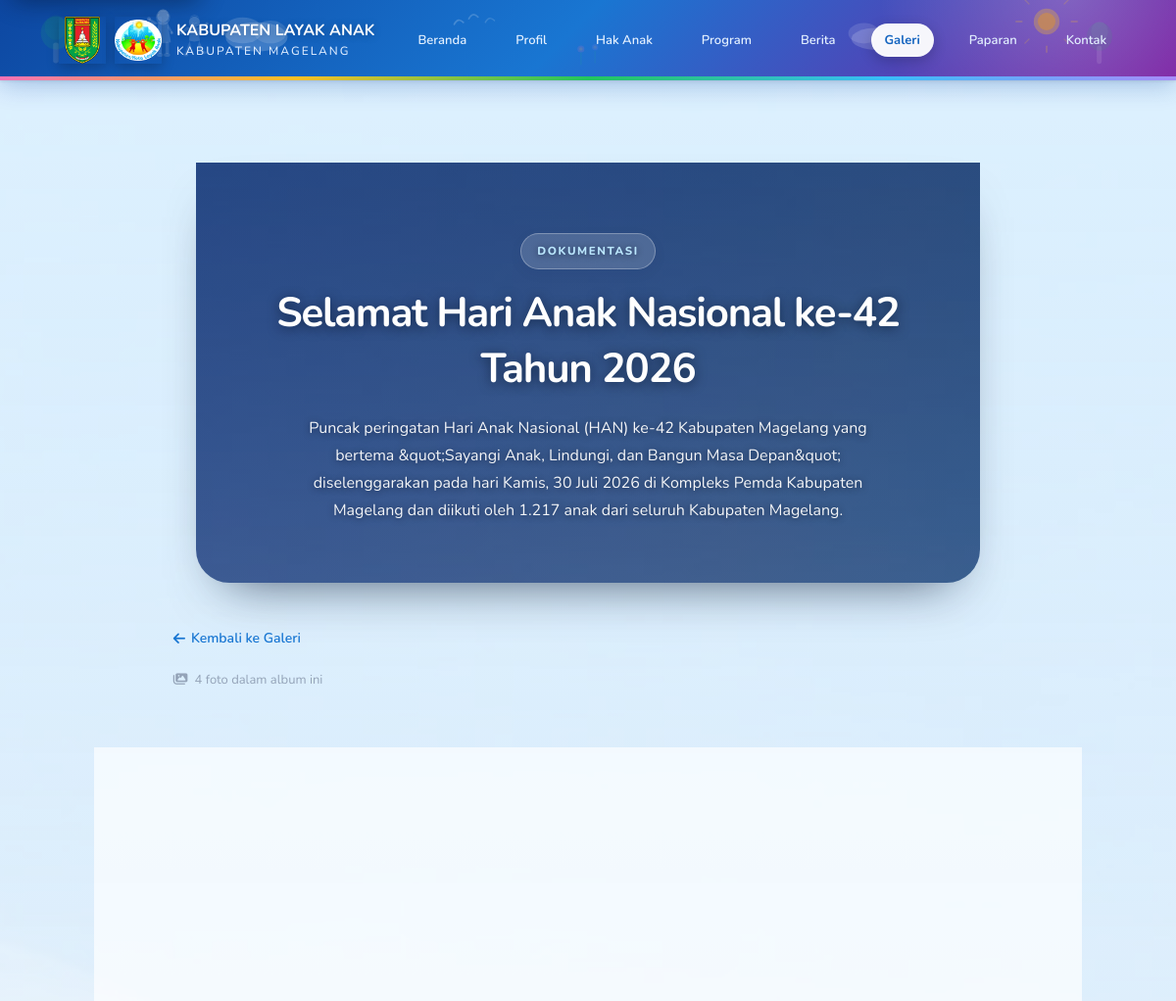
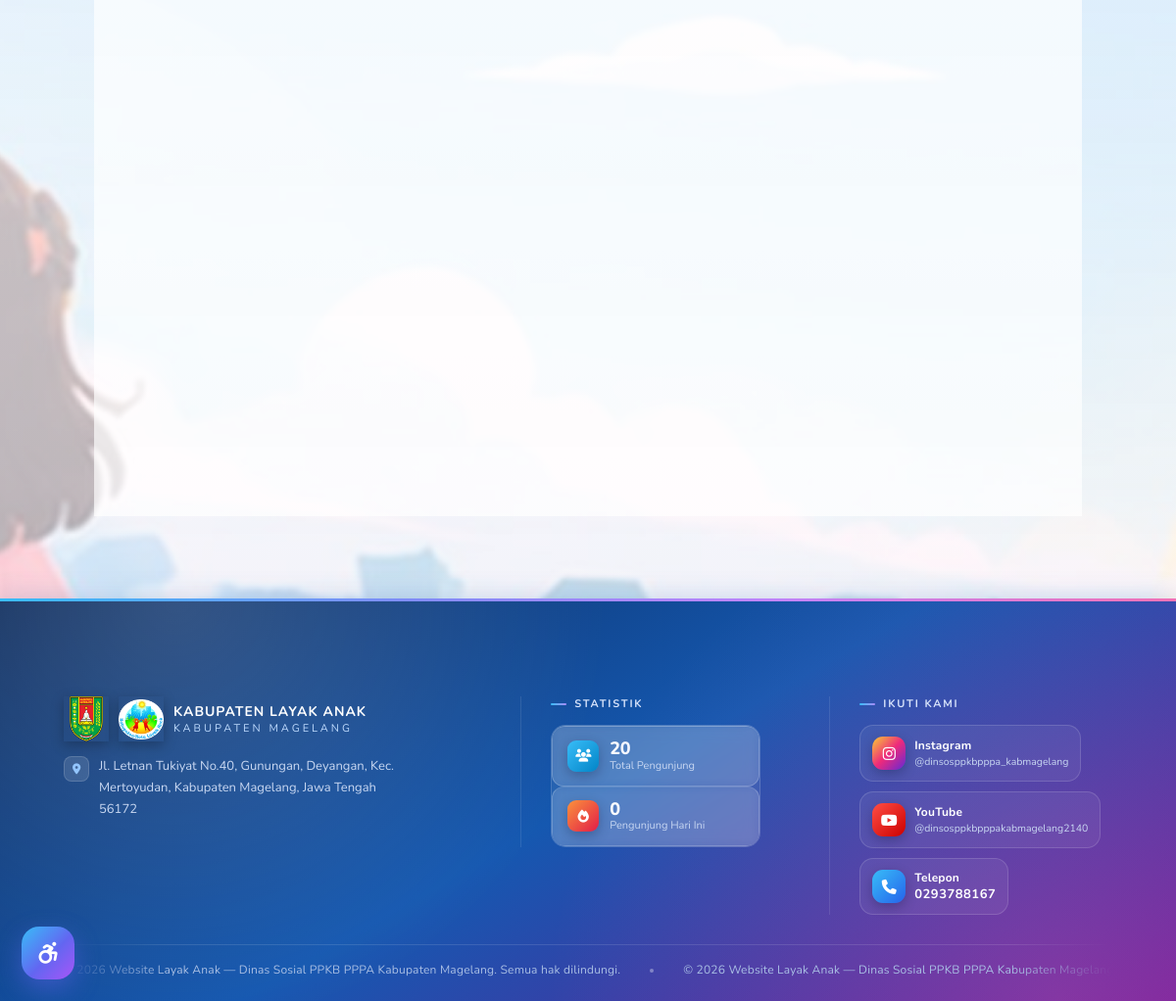
Screenshot of /galeri/2 with the database file from the repository (2 pictures, top to bottom).
### tables this page shows
CREATE TABLE `tb_album` (
  `id` int(11) NOT NULL,
  `cover` varchar(255) DEFAULT '',
  `judul` varchar(255) NOT NULL,
  `deskripsi` text DEFAULT NULL,
  `created_at` timestamp NOT NULL DEFAULT current_timestamp(),
  `updated_at` timestamp NOT NULL DEFAULT current_timestamp() ON UPDATE current_timestamp()
);

### application/core/MY_Controller.php (called while the page is built, shortened)
<?php
class Public_Controller extends CI_Controller {
    protected $data = array();
    public function __construct() {
        $this->load->model('M_pengunjung');
        $this->M_pengunjung->catat($this->input->ip_address());
        $this->data['total_pengunjung']    = $this->M_pengunjung->total();
        $this->data['pengunjung_hari_ini'] = $this->M_pengunjung->hari_ini();
    }
    protected function render($view, $data = array()) {
        $data = array_merge($this->data, $data);
        $this->load->view('templates/public_header', $data);
        $this->load->view($view, $data);
        $this->load->view('templates/public_footer', $data);
    }
}

### application/controllers/Galeri.php (called while the page is built, shortened)
<?php
class Galeri extends Public_Controller {
    public function detail($id = NULL) {
        $row = $this->M_album->get((int)$id); if (!$row) show_404();
        $fotos = $this->M_album->get_fotos((int)$id);
        $this->render('galeri/detail', array('title'=>$row->judul,'album'=>$row,'fotos'=>$fotos));
    }
}

### index.php (called while the page is built, shortened)
<?php
require_once BASEPATH.'core/CodeIgniter.php';

### application/models/M_album.php (called while the page is built, shortened)
<?php
class M_album extends CI_Model {
    public function get($id) {
        $this->db->select('tb_album.*, (SELECT COUNT(*) FROM tb_galeri WHERE tb_galeri.album_id = tb_album.id) as jumlah_foto');
        return $this->db->get_where('tb_album', array('id'=>$id))->row();
    }
    public function get_fotos($album_id) {
        $this->db->order_by('id','DESC');
        return $this->db->get_where('tb_galeri', array('album_id'=>$album_id))->result();
    }
}

### application/views/galeri/detail.php (the view, shortened to what this page needs)
<section class="gallery-page">
    <div class="gallery-page-header">
        <p class="section-label">DOKUMENTASI</p>
        <h1><?php echo htmlspecialchars($album->judul); ?></h1>
        <p><?php echo htmlspecialchars($album->deskripsi); ?></p>
    </div>
    <div style="max-width:1200px;margin:0 auto;padding:0 8% 40px;">
        <a href="<?php echo site_url('galeri'); ?>" style="display:inline-flex;align-items:center;gap:6px;font-size:14px;font-weight:600;color:#1976d2;text-decoration:none;margin-bottom:24px;transition:.2s;" onmouseover="this.style.gap='10px'" onmouseout="this.style.gap='6px'"><i class="fa-solid fa-arrow-left"></i> Kembali ke Galeri</a>
        <?php if ((int)$album->jumlah_foto > 0): ?>
        <p style="font-size:13px;color:#94a3b8;margin-bottom:20px;"><i class="fa-solid fa-images" style="margin-right:4px;"></i> <?php echo (int)$album->jumlah_foto; ?> foto dalam album ini</p>
        <?php endif; ?>
    </div>
    <div class="gallery-public-container">
    </div>
</section>

### assets/css/galeri.css (style rules this page uses)
.gallery-page-header { max-width: 800px; margin: 0 auto 50px; text-align: center; }
.gallery-page-header .section-label { color: #1976d2; font-weight: 700; letter-spacing: 2px; margin-bottom: 12px; }
.gallery-page-header h1 { font-size: 42px; margin-bottom: 18px; color: #111827; }
.gallery-page-header p { color: #6b7280; line-height: 1.8; }
.gallery-public-container { max-width: 1200px; margin: auto; display: grid; grid-template-columns: repeat(3, 1fr); gap: 28px; }

### assets/css/modern.css (style rules this page uses)
body.has-page-bg { --ink: #14305c; --ink-soft: #4c5f7e; --brand: #1976d2; --violet: #7c3aed; --pink: #ec4899; --mint: #10b981; --amber: #f59e0b; --glass: rgba(255, 255, 255, .74); --glass-strong: rgba(255, 255, 255, .9); --stroke: rgba(255, 255, 255, .85); --r-xl: 30px; --r-lg: 24px; --r-md: 18px; --r-sm: 14px; --shadow: 0 14px 36px rgba(16, 42, 83, .10); --shadow-lift: 0 26px 58px rgba(16, 42, 83, .16); --pastel-sky: linear-gradient(155deg, rgba(224, 242, 254, .95), rgba(255, 255, 255, .80)); --pastel-blush: linear-gradient(155deg, rgba(252, 231, 243, .95), rgba(255, 255, 255, .80)); --pastel-mint: linear-gradient(155deg, rgba(209, 250, 229, .95), rgba(255, 255, 255, .80)); --pastel-lilac: linear-gradient(155deg, rgba(237, 233, 254, .95), rgba(255, 255, 255, .80)); --pastel-butter: linear-gradient(155deg, rgba(254, 243, 199, .95), rgba(255, 255, 255, .80)); --pastel-peach: linear-gradient(155deg, rgba(255, 237, 213, .95), rgba(255, 255, 255, .80)); }
body.has-page-bg .section-label { display: inline-block; margin-bottom: 16px; padding: 7px 16px; border-radius: 999px; background: linear-gradient(135deg, rgba(25, 118, 210, .14), rgba(124, 58, 237, .14)); border: 1px solid rgba(255, 255, 255, .7); color: #1d4ed8; font-size: 11.5px; font-weight: 800; letter-spacing: 1.6px; text-transform: uppercase; box-shadow: 0 4px 14px rgba(16, 42, 83, .06); }
body.has-page-bg .page-header .section-label, body.has-page-bg .gallery-page-header .section-label { background: rgba(255, 255, 255, .16); border-color: rgba(255, 255, 255, .28); color: #bae6fd; text-shadow: 0 1px 6px rgba(3, 12, 28, .5); }
body.has-page-bg .profile-section, body.has-page-bg .purpose, body.has-page-bg .rights-intro, body.has-page-bg .kelembagaan-section, body.has-page-bg .rights-clusters, body.has-page-bg .program, body.has-page-bg .contact-section, body.has-page-bg .gallery-page, body.has-page-bg .paparan-content { position: relative; padding: clamp(54px, 7vw, 88px) 8%; background: none; color: var(--ink); }
body.has-page-bg .gallery-page { background: linear-gradient(180deg, rgba(255, 255, 255, .84), rgba(253, 242, 248, .70)); --gp-pad-y: clamp(54px, 7vw, 88px); --gp-pad-x: 8%; padding: var(--gp-pad-y) var(--gp-pad-x); }
body.has-page-bg .gallery-page-header { border-radius: 0 0 34px 34px; margin-bottom: 46px; padding: clamp(48px, 6vw, 74px) 8% clamp(40px, 5vw, 60px); background-image: linear-gradient(180deg, rgba(6, 20, 44, .58) 0%, rgba(6, 20, 44, .40) 48%, rgba(6, 20, 44, .74) 100%), linear-gradient(118deg, rgba(124, 58, 237, .34), rgba(236, 72, 153, .22) 46%, rgba(25, 118, 210, .34)), var(--page-bg-photo); background-color: #0a1e3c; background-size: cover, cover, cover; background-position: center, center, center; background-repeat: no-repeat, no-repeat, no-repeat; background-attachment: fixed, fixed, fixed; box-shadow: 0 26px 54px -30px rgba(6, 20, 44, .75); }
body.has-page-bg .gallery-page-header h1 { color: #fff; font-size: clamp(28px, 4.4vw, 42px); letter-spacing: -.03em; text-shadow: 0 2px 12px rgba(3, 12, 28, .55); }
body.has-page-bg .gallery-page-header p:not(.section-label) { color: rgba(255, 255, 255, .94); line-height: 1.75; text-shadow: 0 1px 6px rgba(3, 12, 28, .5); }
body.has-page-bg .gallery-public-container { gap: 26px; }

### rows the page displays
tb_album: judul "Selamat Hari Anak Nasional ke-42 Tahun 2026", deskripsi "Puncak peringatan Hari Anak Nasional (HAN) ke-42 Kabupaten Magelang yang bertema &quot;Sayangi Anak, Lindungi, dan Bangun Masa Depan&quot; diselenggarakan pada hari Kamis, 30 Juli 2026 di Kompleks Pemda Kabupaten Magelang dan diikuti oleh 1.217 anak dari seluruh Kabupaten Magelang."

### other values shown
$album->jumlah_foto "4"
